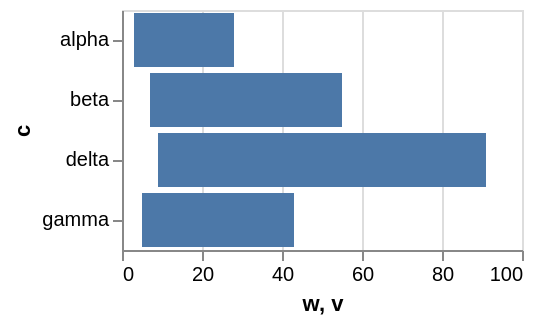

Specify this chart in Vega-Lite:
### Vega-Lite specification from a JSON file in a GitHub repository (floating-point values rounded to 4 significant figures)
{"$schema": "https://vega.github.io/schema/vega-lite/v6.json", "width": 200, "height": 120, "data": {"values": [{"c": "alpha", "v": 28, "w": 3, "t": "2024-01-07"}, {"c": "beta", "v": 55, "w": 7, "t": "2024-03-19"}, {"c": "gamma", "v": 43, "w": 5, "t": "2024-06-02"}, {"c": "delta", "v": 91, "w": 9, "t": "2024-09-11"}]}, "mark": {"type": "bar"}, "encoding": {"x": {"field": "w", "type": "quantitative"}, "x2": {"field": "v", "bandPosition": -4}, "y": {"field": "c", "type": "nominal"}}}
